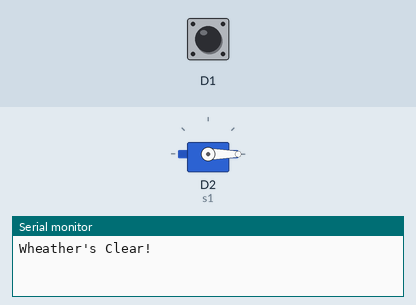
A sketch run on a simulated ESP8266 (NodeMCU). Shown: servo, the last lines printed to the serial monitor. Inputs (shaded band) come from the test bench; at power-on: D1 HIGH.

Above: at 1.2 s.
1.3 s: D1 pulled LOW for 0.15 s
At 1.86 s:
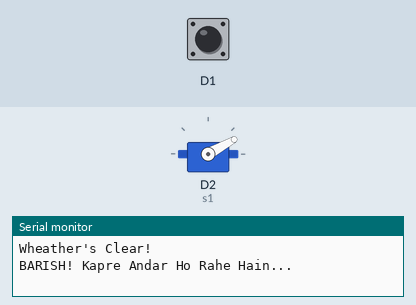
At 4.27 s:
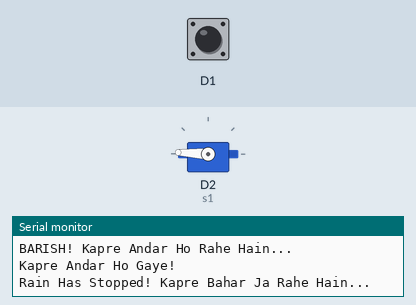
Timing chart, 0 to 8.4 s (numbered marks = the images above; inputs shaded):
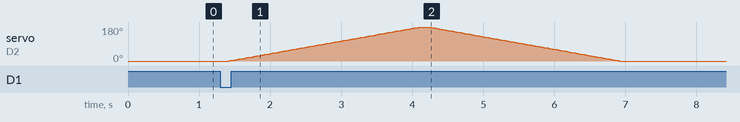

The sketch:

rain_detector.ino
```cpp
#include <Servo.h>
Servo s1;
int val = 0;
int currentPos = 0;  // Current position track karne ke liye

void setup()
{
    Serial.begin(115200);
    pinMode(D1, INPUT_PULLUP);
    s1.attach(D2);
    s1.write(0);
    Serial.println("Wheather's Clear!");
}

void moveSlowly(int startPos, int endPos)
{
    if (startPos < endPos)
    {
        for (int i = startPos; i <= endPos; i++)
        {
            s1.write(i);
            delay(15);
        }
    }
    else
    {
        for (int i = startPos; i >= endPos; i--)
        {
            s1.write(i);
            delay(15);
        }
    }
    currentPos = endPos;
}

void loop()
{
    val = digitalRead(D1);
    delay(100);

    if(val == 0 && currentPos == 0)      // BARISH
    {
        Serial.println("BARISH! Kapre Andar Ho Rahe Hain...");
        moveSlowly(0, 180);
        Serial.println("Kapre Andar Ho Gaye!");
    }
    else if(val == 1 && currentPos == 180)  // SAAF
    {
        Serial.println("Rain Has Stopped! Kapre Bahar Ja Rahe Hain...");
        moveSlowly(180, 0);
        Serial.println("Kapre Bahar Ho Gaye!");
    }
}
```

Measured:
- after the input at 1.3 s, servo on D2 (s1): rises from 0° to 180° in 2.7 s, then falls to 0° in 2.8 s
